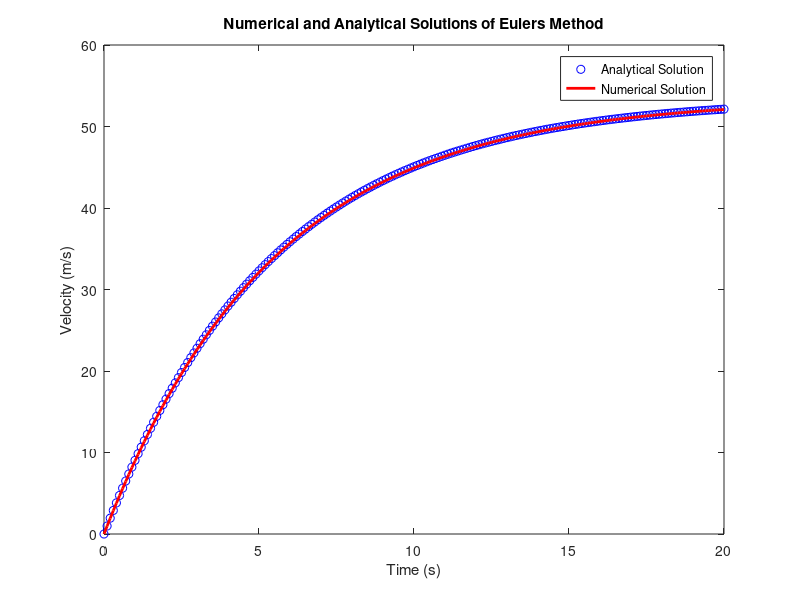

Write the MATLAB code that produced this figure.
%Author:      Rachael Jackson
% Class:      ME 2016 - C
%Assignment:  HW 0
%Date:        August 30

g = 9.81; %gravitational constant
m = 68.1; %mass
c = 12.5; %drag coefficient

%t = ti:dt:tf;

ti = 0; %time initial
tf = 20; %time final
dt = 0.1; %time step

t = ti:dt:tf; %define time vector

N = (tf - ti)/dt; %number of steps

v= []; %define velocity vector

v(1) = 0; %velocity at ti

for i = 1:N
    v(i+1) = v(i) + (g-(c/m)*v(i))*dt; %calculate velocity at time , Analytical Solution
end

time = linspace(0,20,201); %time variable to use for Approx Solution

velocity= g*m/c*(1 - exp(-(c/m)*time)); %calculate velocity at time , Approx Solution

plot(t,v,'bo'); %plot velocity versus time for Analytical Solution
xlabel('Time (s)'); %label x axis on plot
ylabel('Velocity (m/s)'); %label y axis on plot
title('Numerical and Analytical Solutions of Eulers Method'); %Title of plot
hold on %used to keep plot data on so that the next plot will overlay this one

plot(t,velocity, 'r', 'Linewidth', 2.0); %plot velocity versus time for Exact Solution
legend('Analytical Solution', 'Numerical Solution', 'location', 'northeast' ); %legend for plots based on line characterstics
hold off